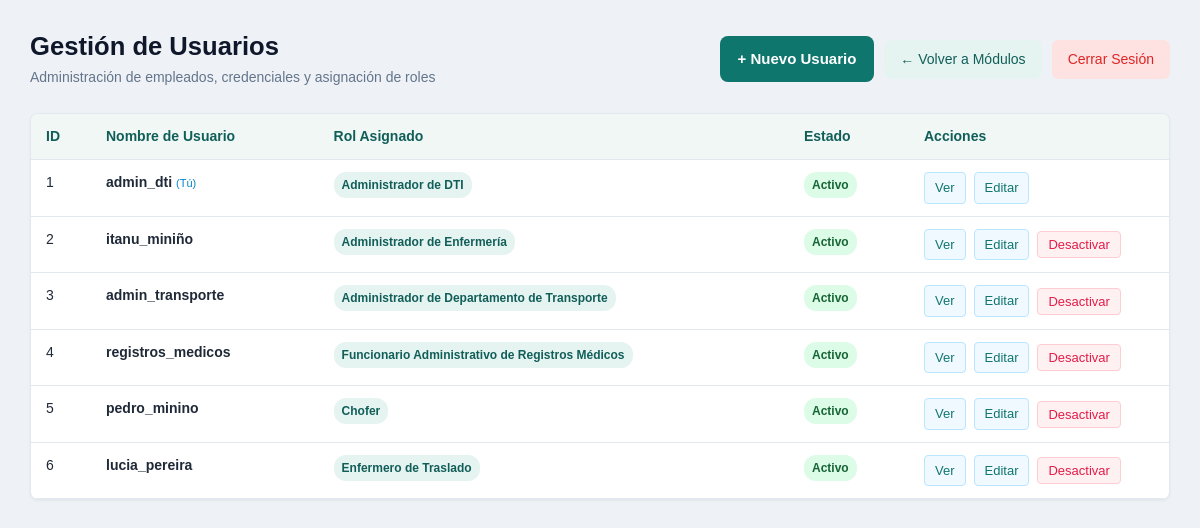
Page /usuario/Vista/listado.php (signed in) on the earlier database version.
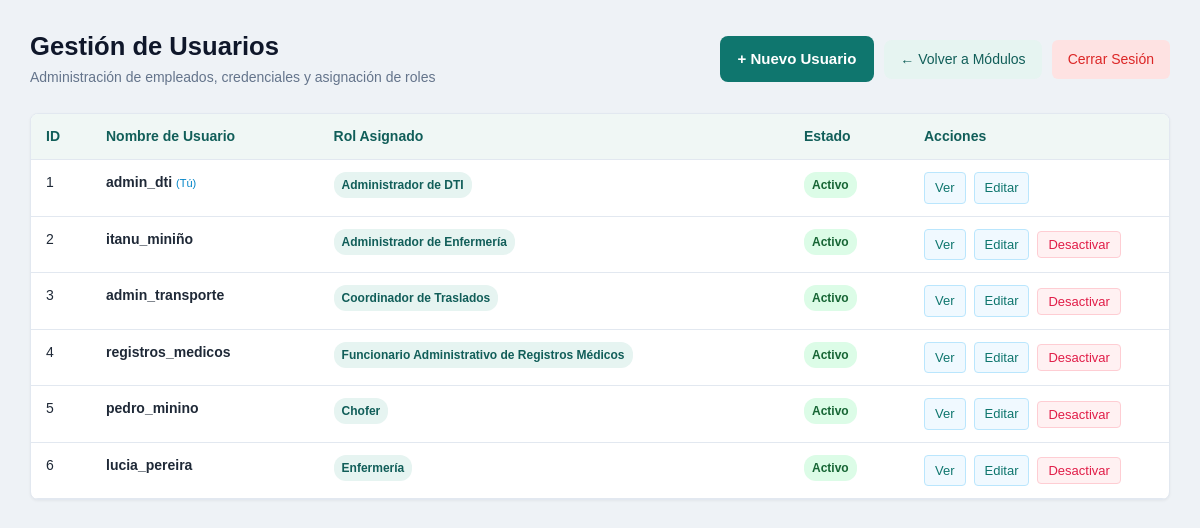
Same page on the later database version.
### tables this page shows
CREATE TABLE `usuario` (
  `id_usuario` int(11) NOT NULL,
  `nombre_usuario` varchar(50) NOT NULL,
  `contrasenha_hash` varchar(255) NOT NULL,
  `activo` tinyint(1) NOT NULL DEFAULT 1
);

CREATE TABLE `rol` (
  `id_rol` int(11) NOT NULL,
  `nombre_rol` varchar(50) NOT NULL,
  `descripcion` varchar(255) DEFAULT NULL
);

### usuario/Model/UsuarioModelo.php (called while the page is built, shortened)
<?php
class UsuarioModelo
{
        public static function listarTodos(): array
    {
        $conexion = Conexion::conectar();
        $sql = "
            SELECT
                u.id_usuario,
                u.nombre_usuario,
                u.activo,
                r.id_rol,
                r.nombre_rol
            FROM usuario u
            LEFT JOIN usuario_rol ur
                ON u.id_usuario = ur.id_usuario
            LEFT JOIN rol r
                ON ur.id_rol = r.id_rol
            ORDER BY u.id_usuario ASC, r.id_rol ASC
        ";
        $consulta = $conexion->prepare($sql);
        $consulta->execute();
        $usuarios = [];
        foreach ($consulta->fetchAll(PDO::FETCH_ASSOC) as $fila) {
            $idUsuario = (int) $fila['id_usuario'];
            if (!isset($usuarios[$idUsuario])) {
                $usuarios[$idUsuario] = [
                    'id_usuario' => $idUsuario,
                    'nombre_usuario' => $fila['nombre_usuario'],
                    'activo' => (int) $fila['activo'],
                    'roles' => [],
                    'id_rol' => null,
                    'nombre_rol' => ''
                ];
            }
            if ($fila['id_rol'] !== null) {
                $usuarios[$idUsuario]['roles'][] = [
                    'id_rol' => (int) $fila['id_rol'],
                    'nombre_rol' => $fila['nombre_rol']
                ];
            }
        }
        foreach ($usuarios as &$usuario) {
            $usuario['nombre_rol'] = implode(
                ' / ',
                array_column($usuario['roles'], 'nombre_rol')
            );
        }
        return array_values($usuarios);
    }
}

### usuario/Vista/listado.php (the view, shortened to what this page needs)
<?php
require_once __DIR__ . '/../Model/UsuarioModelo.php';
$usuarios = UsuarioModelo::listarTodos();
?>
<!DOCTYPE html>
<html lang="es">
<head>
    <link rel="stylesheet" href="../../serviciosComunes/vistaGeneral/assets/css/tema-institucional.css?v=20261021-1">
</head>
<body>
<div class="contenedor">
    <div class="cabecera-seccion">
        <div>
            <h1>Gestión de Usuarios</h1>
            <p style="margin: 4px 0 0 0; color: #64748b; font-size: 14px;">Administración de empleados, credenciales y asignación de roles</p>
        </div>
        <div class="grupo-botones">
            <a href="crear.php" class="boton boton-primario">+ Nuevo Usuario</a>
            <a href="../../serviciosComunes/vistaGeneral/bifurcacion.php" class="boton boton-secundario">← Volver a Módulos</a>
            <a href="../../serviciosComunes/autenticacion/logout.php" class="boton boton-peligro">Cerrar Sesión</a>
        </div>
    </div>
    <div class="tabla-envoltorio">
        <table class="tabla-datos">
            <thead>
                <tr>
                    <th style="width: 60px;">ID</th>
                    <th>Nombre de Usuario</th>
                    <th>Rol Asignado</th>
                    <th style="width: 120px;">Estado</th>
                    <th style="width: 260px;">Acciones</th>
                </tr>
            </thead>
            <tbody>
                <?php if (empty($usuarios)): ?>
                    <tr><td colspan="5" class="celda-vacia">No hay usuarios registrados en la base de datos.</td></tr>
                <?php else: ?>
                    <?php foreach ($usuarios as $u): ?>
                        <tr>
                            <td><?= (int)$u['id_usuario'] ?></td>
                            <td>
                                <strong><?= htmlspecialchars($u['nombre_usuario']) ?></strong>
                                <?php if ((int)$u['id_usuario'] === (int)$_SESSION['id_usuario']): ?>
                                    <span style="font-size: 11px; color: #0284c7; font-weight: normal;">(Tú)</span>
                                <?php endif; ?>
                            </td>
                            <td>
                                <?php if (!empty($u['nombre_rol'])): ?>
                                    <span class="badge badge-rol"><?= htmlspecialchars($u['nombre_rol']) ?></span>
                                <?php else: ?>
                                    <span style="color: #94a3b8; font-style: italic;">Sin rol asignado</span>
                                <?php endif; ?>
                            </td>
                            <td>
                                <?php if ((int)$u['activo'] === 1): ?>
                                    <span class="badge badge-activo">Activo</span>
                                <?php else: ?>
                                    <span class="badge badge-inactivo">Inactivo</span>
                                <?php endif; ?>
                            </td>
                            <td>
                                <div class="celda-acciones">
                                    <a href="ver.php?id=<?= (int)$u['id_usuario'] ?>" class="enlace-accion">Ver</a>
                                    <a href="editar.php?id=<?= (int)$u['id_usuario'] ?>" class="enlace-accion">Editar</a>
                                    <?php if ((int)$u['id_usuario'] !== (int)$_SESSION['id_usuario']): ?>
                                        <form method="POST" action="../Controlador/ControladorUsuarios.php" class="forma-en-linea"
                                              onsubmit="return confirm('¿Seguro que desea cambiar el estado del usuario <?= htmlspecialchars($u['nombre_usuario']) ?>?');">
                                            <?php if ((int)$u['activo'] === 1): ?>
                                                <button type="submit" class="enlace-toggle enlace-desactivar">Desactivar</button>
                                            <?php else: ?>
                                                <button type="submit" class="enlace-toggle enlace-activar">Activar</button>
                                            <?php endif; ?>
                                        </form>
                                    <?php endif; ?>
                                </div>
                            </td>
                        </tr>
                    <?php endforeach; ?>
                <?php endif; ?>
            </tbody>
        </table>
    </div>
</div>
</body>
</html>

### serviciosComunes/vistaGeneral/assets/css/tema-institucional.css (style rules this page uses)
:root { --primary: #0f766e; --primary-hover: #115e59; --primary-light: #e6f4f1; --bg-color: #eef2f6; --card-bg: #fff; --text-main: #1f2937; --text-muted: #64748b; --border-color: #cbd5e1; --shadow-sm: 0 3px 12px rgba(15, 23, 42, .04); --shadow-md: 0 12px 32px rgba(15, 23, 42, .08); }
body { font-family: Arial, sans-serif; color: var(--text-main); background: var(--bg-color); line-height: 1.5; }
button, input, select, textarea { font-family: inherit; }
button, summary { cursor: pointer; }
a { color: var(--primary); }
h1, h2, h3, h4 { color: var(--text-main); line-height: 1.3; }
.btn-primary, .boton-primario, .btn-action.btn-success, .tarjeta button, main > form > button, #sec-mis-solicitudes button[type="submit"] { background: var(--primary); color: white; border: 0; border-radius: 8px; padding: 12px 18px; font-size: 15px; font-weight: 700; text-decoration: none; }
.boton-secundario { background: #e6f4f1; color: #115e59; border-radius: 8px; }
.badge-rol { background: var(--primary-light); color: var(--primary-hover); }
table { border-collapse: collapse; width: 100%; }
th { background: #f0f7f5; color: #115e59; text-align: left; }
th, td { padding: 13px 16px; vertical-align: top; border-bottom: 1px solid #e2e8f0; }
.tabla-historial th, .tabla-datos th { background: #f0f7f5; color: #115e59; }
.enlace-accion { color: var(--primary); }

### usuario/Vista/listado.php (style rules this page uses)
* { box-sizing: border-box; }
body { margin: 0; padding: 30px; font-family: Arial, sans-serif; background: #f4f7fb; color: #1e293b; }
.contenedor { max-width: 1200px; margin: auto; }
.cabecera-seccion { display: flex; justify-content: space-between; align-items: center; gap: 15px; margin-bottom: 25px; flex-wrap: wrap; }
.cabecera-seccion h1 { margin: 0; font-size: 1.6rem; color: #0f172a; }
.grupo-botones { display: flex; gap: 10px; align-items: center; flex-wrap: wrap; }
.boton { display: inline-block; padding: 9px 16px; border: none; border-radius: 6px; text-decoration: none; cursor: pointer; font-size: 14px; font-weight: 500; transition: all 0.2s ease; }
.boton-primario { background: #0284c7; color: white; }
.boton-secundario { background: #e2e8f0; color: #334155; }
.boton-peligro { background: #fee2e2; color: #dc2626; }
.tabla-envoltorio { overflow-x: auto; background: white; border-radius: 8px; border: 1px solid #e2e8f0; box-shadow: 0 1px 3px rgba(0,0,0,0.05); }
.tabla-datos { width: 100%; border-collapse: collapse; text-align: left; font-size: 14px; }
.tabla-datos th, .tabla-datos td { padding: 12px 15px; border-bottom: 1px solid #e2e8f0; }
.tabla-datos th { background: #f8fafc; color: #475569; font-weight: 600; }
.badge { display: inline-block; padding: 4px 8px; border-radius: 12px; font-size: 12px; font-weight: 600; }
.badge-activo { background: #dcfce7; color: #166534; }
.badge-rol { background: #e0f2fe; color: #0369a1; }
.celda-acciones { display: flex; gap: 8px; align-items: center; }
.enlace-accion { padding: 5px 10px; border-radius: 4px; text-decoration: none; font-size: 13px; color: #0284c7; background: #f0f9ff; border: 1px solid #bae6fd; }
.enlace-toggle { padding: 5px 10px; border-radius: 4px; border: none; cursor: pointer; font-size: 13px; }
.enlace-desactivar { background: #fff1f2; color: #e11d48; border: 1px solid #fecdd3; }
.forma-en-linea { display: inline; margin: 0; }

Differences in the rows shown:
changed through a linked row, usuario "admin_transporte": rol.nombre_rol "Administrador de Departamento de Transporte" → "Coordinador de Traslados"
changed through a linked row, usuario "lucia_pereira": rol.nombre_rol "Enfermero de Traslado" → "Enfermería"
